Frame 1 (no input): blank canvas, image omitted
Frame 60 (the mouse pressed at the canvas centre just before this capture): blank canvas, image omitted
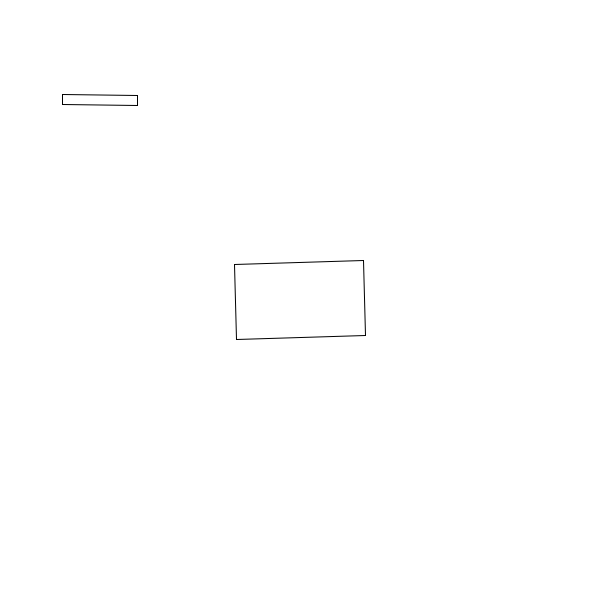
Frame 120 (the mouse held since frame 60 and released just before this capture)

The Processing sketch whose frames 1 and 60 were blank and that drew this single picture after the mouse press (run headless with seeded random() and noise(); from frame 60 on, the mouse is pressed at the canvas centre):

// Processing sketch: oob_arraylist_mouse30june
// ── oob_arraylist_mouse30june.pde
// declare an array list

ArrayList<Spinning> fans;

void setup() {
  size(600, 600);
  //initialize the array list empty
  fans = new ArrayList<Spinning>();
  // add Spinning object to ArrayList fans
  fans.add( new Spinning(100, 100, 10, 10));
  // i have to add the number of paramteres de mis constructor
  // (1,2,3,4)
}

void draw() {
  background(255);
  // loop trough all elements in ArrayList fans
  for (int i =0; i < fans.size (); i ++) {
    //make temporary object for each element at position [i]
    Spinning S = fans.get(i);
    S.create();
  }
}

void mousePressed() {
  //when mouse is pressed add an Object from to ArrayList at mouseX, mouseY
  fans.add(new Spinning(mouseX, mouseY, random(100), random(500)));
}


void keyPressed() {
  if (key == 's') {
    save(System.currentTimeMillis()+ ".gif");
  }
  if (fans.size() > 0) {

    int randIndex = (int)random(fans.size());
    fans.remove(randIndex);
  }
}






// ── SpinningFan.pde
//position
//size
//rotation


// a float could get an integer but an integer cant get a float

class Spinning {
  float x;
  float y;
  float sz;
  float rot;
  PVector vel;

  // CONSTRUCTOR is call when an object is created 
  // allocates memory and putting objects inside objects

  Spinning(float nx, float ny, float r, float s) {
    x = nx;
    y = ny;
    // incializa la variable en el lugar que necesita
    vel = new PVector(0, 0);
    rot = r;
    sz = s;
  }

  void create() {
    rot += .1;
    pushMatrix();
    translate(x, y);
    rotate(rot);
    rectMode(CENTER);
    noFill();
    rect(0, 0, mouseX/4, sz);
    popMatrix();
  }
}
